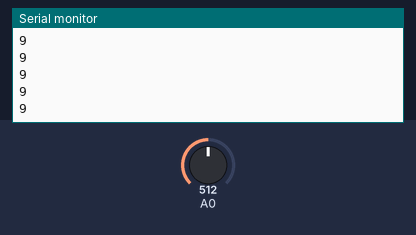
Recording of a sketch running on a simulated Arduino Uno, built with avr-gcc and run on an emulated ATmega328P. On the bench: the last lines printed to the serial monitor. Inputs (shaded band) come from the test bench; at power-on: A0 = 512.

Above: at 1.2 s.
1.3 s: A0 set to 716
At 1.56 s:
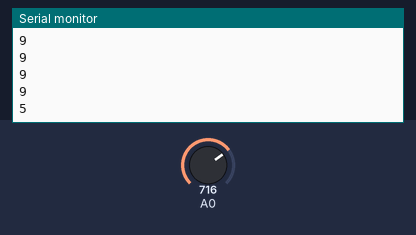
2.8 s: A0 set to 900
At 2.96 s:
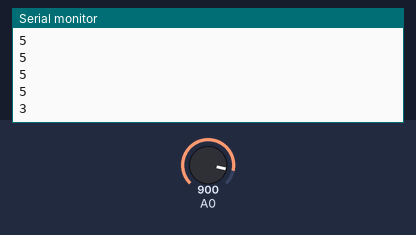
Timing chart, 0 to 5.8 s (numbered marks = the images above; inputs shaded):
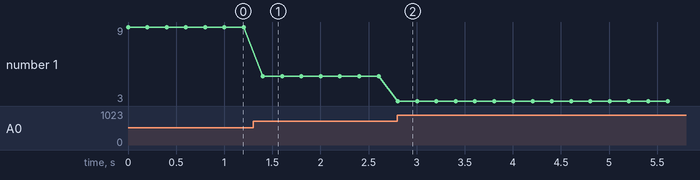

Measured:
- after the input at 1.3 s, the serial monitor: prints a new line after 0.10 s (image 1)
- after the input at 2.8 s, the serial monitor: prints a new line at once (image 2)
- plotted number 1: 9 → 5 after the input at 1.3 s, 5 → 3 after the input at 2.8 s

The sketch:

ir_test.ino
```cpp
char cmstring[10];

void setup(void) {
  Serial.begin(9600);
}

void loop(void) {
  int reading = analogRead(A0);

  int calculated = (6762/(reading-9))-4;

  Serial.println(calculated);

  sprintf(cmstring, "%3d", calculated);

  delay(200);
}
```
